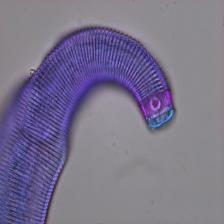
#> input picture Day_1_Material/Test_images/Desmodora sp1_GY_8S1D1 (13).jpg, 224 x 224 px, found by its file name
$ jupyter execute Intro_OpenCV.ipynb
#> lines starting #> are read from the running program, lines starting #| are printed output that depends on the picture; after the words box and inside, x2 and y2 are one past the last pixel; in counts of white or black regions, pixels touching at a corner belong together
# Introduction of OpenCV for Basic Image Processing


 ## By **Abdul Qayyum, Abdesslam BENZINOU, Kamal NASREDDINE**


 ### date: 18-09-2021


# Pleas check the material for OpenCV is
## https://opencv.org/
######### Using openCV #########

## to install open CV : pip install opencv-python
## to import the package you need to use import cv2

#### OpenCV is a library of programming functions mainly aimed at computer vision.
####  Very good for images and videos, especially real time videos.
####  There are different number of applications deals in OpenCV such as facial recognition, object recognition, motion tracking, even for artificial neural netwroks.

# Also check the tutorial page

[cell 1]
#Introduction of OpenCv for basic Image processing

#Useful preprocessing steps for image processing, for example segmentation.
#1. Reading and processing BGR and GRAY scale channels
#1. channels extraction(SPlit & Merge)
#2. Scaling / resizing
#3. Denoising / smoothing
#4. Edge detection

[cell 2]
###################################
#Pixel values, split and merge channels,
#pip install opencv-contrib-python==4.5.3.56
import cv2
# check open cv version
cv2.__version__

[cell 3]
# Read gray and BGR or RGB image in OpenCV
grayim=cv2.imread("Test_images\\Desmodora sp1_GY_8S1D1 (13).jpg",0)
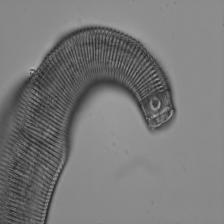
#> grayim: shape (224, 224); min 32, max 179, mean 120.7

[cell 4]
import matplotlib.pyplot as plt
plt.imshow(grayim)
grayim.shape
#> Out = (224, 224)

[cell 5]
img_bgr=cv2.imread("Test_images\\Desmodora sp1_GY_8S1D1 (13).jpg",1) # color is BGR not RGB
#> img_bgr is the input picture: shape (224, 224, 3); mean B, G, R 140.4, 116.1, 122.3
img_bgr.shape
#> Out = (224, 224, 3)

[cell 6]
import matplotlib.pyplot as plt
plt.imshow(img_bgr)

[cell 7]
############## BGR to RGB color image
img_bgr_rgb= cv2.cvtColor(img_bgr, cv2.COLOR_BGR2RGB)
import matplotlib.pyplot as plt
plt.imshow(img_bgr_rgb)
img_bgr_rgb.shape
#> Out = (224, 224, 3)

[cell 8]
# another way to get gray  image from BGR color image
gray_img = cv2.cvtColor(img_bgr, cv2.COLOR_BGR2GRAY)
import matplotlib.pyplot as plt
plt.imshow(gray_img)
gray_img.shape
#> Out = (224, 224)

[cell 9]
# gray to RGB back
backtobgr = cv2.cvtColor(gray_img,cv2.COLOR_GRAY2BGR)
backtorgb = cv2.cvtColor(gray_img,cv2.COLOR_GRAY2RGB)
# another way to back RGB
gray_three = cv2.merge([gray_img,gray_img,gray_img])
print(backtobgr.shape)
#| (224, 224, 3)
print(backtorgb.shape)
#| (224, 224, 3)
print(gray_three.shape)
#| (224, 224, 3)

[cell 10]
# show individual channel in color image
img_b=img_bgr[:,:,0] # B dueto BGR
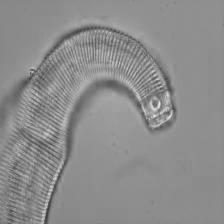
#> img_b: shape (224, 224); min 55, max 237, mean 140.4
img_g=img_bgr[:,:,1] # green
img_r=img_bgr[:,:,2] # red

[cell 11]
import matplotlib.pyplot as plt
plt.imshow(img_r)

[cell 12]
import matplotlib.pyplot as plt
plt.imshow(img_b)

[cell 13]
import matplotlib.pyplot as plt
plt.imshow(img_g)

[cell 14]
#cv2.imshow("red pic", img_r)
#cv2.waitKey(0)
#cv2.destroyAllWindows()

[cell 15]
# split channels
b,g,r=cv2.split(img_bgr)
print(b.shape)
#| (224, 224)
print(g.shape)
#| (224, 224)
print(r.shape)
#| (224, 224)
#back to combine into bgr
img_merged = cv2.merge((b,g,r))
print(img_merged.shape)
#| (224, 224, 3)

[cell 16]
## Resize the image according to your specified size
img = cv2.imread("Test_images\\Desmodora sp1_GY_8S1D1 (13).jpg", 1)   #Color is BGR not RGB

#use cv2.resize. Can specify size or scaling factor.
#Inter_cubic or Inter_linear for zooming.
#Use INTER_AREA for shrinking
#Following xample zooms by 2 times.

resized = cv2.resize(img, None, fx=2, fy=2, interpolation = cv2.INTER_CUBIC)

[cell 17]
import matplotlib.pyplot as plt
plt.imshow(resized)
print(resized.shape)
#| (448, 448, 3)

[cell 18]
######### downscale resize
height=128
width=128

resized_1 = cv2.resize(img,(height,width))
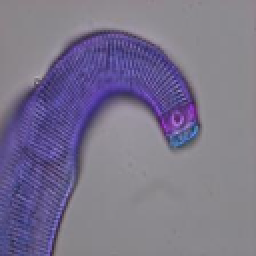
#> resized_1: shape (128, 128, 3) (shown 2 times larger); mean B, G, R 140.4, 116.1, 122.2

[cell 19]
import matplotlib.pyplot as plt
plt.imshow(resized_1)
print(resized_1.shape)
#| (128, 128, 3)

[cell 20]
# another way
height=128
width=128

resized_1 = cv2.resize(img,(height,width),interpolation = cv2.INTER_CUBIC)

[cell 21]
import matplotlib.pyplot as plt
plt.imshow(resized_1)
print(resized_1.shape)
#| (128, 128, 3)

[cell 22]
########### cropped image
cropped_img=img[100:200,100:200]
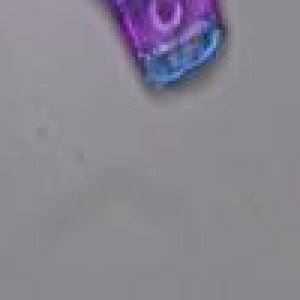
#> cropped_img: shape (100, 100, 3) (shown 3 times larger); mean B, G, R 144.5, 133.7, 137.4

[cell 23]
import matplotlib.pyplot as plt
plt.imshow(cropped_img)
print(cropped_img.shape)
#| (100, 100, 3)

[cell 24]
################## some basic filtering operations in OpenCV #################
import cv2
import numpy as np
from matplotlib import pyplot as plt
img_bgr= cv2.imread('Test_images\\Desmodora sp1_GY_8S1D1 (13).jpg', 1)
kernel = np.ones((5,5),np.float32)/25
filt_2D = cv2.filter2D(img_bgr,-1,kernel)    #Convolution using the kernel we provide
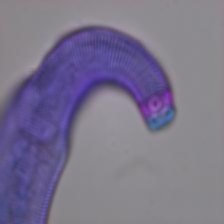
#> filt_2D: shape (224, 224, 3); mean B, G, R 140.4, 116.1, 122.3

blur = cv2.blur(img_bgr,(5,5))   #Convolution with a normalized filter.

blur_gaussian = cv2.GaussianBlur(img,(5,5),0)  #Gaussian kernel is used.

median_blur = cv2.medianBlur(img_bgr,5)  #Using kernel size 5. Better on edges compared to gaussian.

bilateral_blur = cv2.bilateralFilter(img_bgr,9,75,75)  #Good for noise removal but retain edge sharpness.

[cell 25]
fig = plt.figure(figsize=(15, 15))
ax1 = fig.add_subplot(3,3,1)
ax1.imshow(img_bgr, cmap='gray')
ax1.title.set_text('Input Image')
ax2 = fig.add_subplot(3,3,2)
ax2.imshow(filt_2D, cmap='gray')
ax2.title.set_text('filt_2D')
ax3 = fig.add_subplot(3,3,3)
ax3.imshow(blur, cmap='gray')
ax3.title.set_text('blur')
ax4 = fig.add_subplot(3,3,4)
ax4.imshow(blur_gaussian, cmap='gray')
ax4.title.set_text('blur_gaussian')
ax5 = fig.add_subplot(3,3,5)
ax5.imshow(median_blur , cmap='gray')
ax5.title.set_text('median_blur ')
ax6 = fig.add_subplot(3,3,6)
ax6.imshow(bilateral_blur , cmap='gray')
ax6.title.set_text('bilateral_blur ')
plt.show()
#> figure, not shown here; B, G, R data is drawn as R, G, B
plt.show()

[cell 26]
import cv2
import numpy as np

img = cv2.imread("Test_images\\Desmodora sp1_GY_8S1D1 (13).jpg", 0)
edges = cv2.Canny(img,100,200)   #Image, min and max values
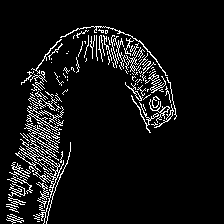
#> edges: shape (224, 224); 7.2% white in thin lines or dots, all inside (x1, y1, x2, y2) = (6, 26, 177, 224)

[cell 27]
fig = plt.figure(figsize=(15, 15))
ax1 = fig.add_subplot(2,2,1)
ax1.imshow(img, cmap='gray')
ax1.title.set_text('Input Image')
ax2 = fig.add_subplot(2,2,2)
ax2.imshow(edges, cmap='gray')
ax2.title.set_text('canny')

[cell 28]
############################## Feature descriptor and dectector #########
######################### feature descriptor ##########
#SIFT and SURF - do not work in opencv 3
#SIFT stands for scale invariant feature transform
#####################################
# FAST
# Features from Accelerated Segment Test
# High speed corner detector
# FAST is only keypoint detector. Cannot get any descriptors.
import cv2 as cv
pathimage="Test_images\\Desmodora sp1_GY_8S1D1 (13).jpg"
#load image
import cv2

img = cv2.imread(pathimage, 0)

# Initiate FAST object with default values
detector = cv2.FastFeatureDetector_create(50)   #Detects 50 points

kp = detector.detect(img, None)
#> kp = 10 keypoints; (x, y, size): (32, 72, 7), (35, 68, 7), (159, 103, 7), (153, 116, 7), (160, 86, 7), (156, 79, 7), (36, 94, 7), (154, 75, 7), (32, 69, 7), (171, 112, 7)

img2 = cv2.drawKeypoints(img, kp, None, flags=0)

[cell 29]
import matplotlib.pyplot as plt
plt.imshow(img2)
print(img2.shape)
#| (224, 224, 3)

[cell 30]
#BRIEF (Binary Robust Independent Elementary Features)
#One important point is that BRIEF is a feature descriptor,
#it doesn’t provide any method to find the features.
# Not going to show the example as BRIEF also not working in opencv 3

###############################################
#ORB
# Oriented FAST and Rotated BRIEF
# An efficient alternative to SIFT or SURF
# ORB is basically a fusion of FAST keypoint detector and BRIEF descriptor

import numpy as np
import cv2

img = cv2.imread(pathimage, 0)
#Initiate SIFT detector
orb = cv2.ORB_create(100)


kp, des = orb.detectAndCompute(img, None)
#> kp = 71 keypoints; strongest (x, y, size): (32, 72, 31), (35, 68, 31), (32, 69, 31), (156, 104, 44.6)

# draw only keypoints location,not size and orientation
#img2 = cv2.drawKeypoints(img, kp, None, flags=None)
# Now, let us draw with rich key points, reflecting descriptors.
# Descriptors here show both the scale and the orientation of the keypoint.
img2 = cv2.drawKeypoints(img, kp, None, flags=cv2.DRAW_MATCHES_FLAGS_DRAW_RICH_KEYPOINTS)
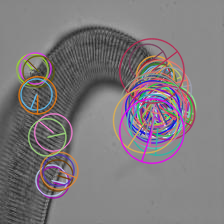
#> img2: shape (224, 224, 3); mean of channels 0, 1, 2 124, 121.2, 126.4; drawn as B, G, R

[cell 31]
import matplotlib.pyplot as plt
plt.imshow(img2)
print(img2.shape)
#| (224, 224, 3)
